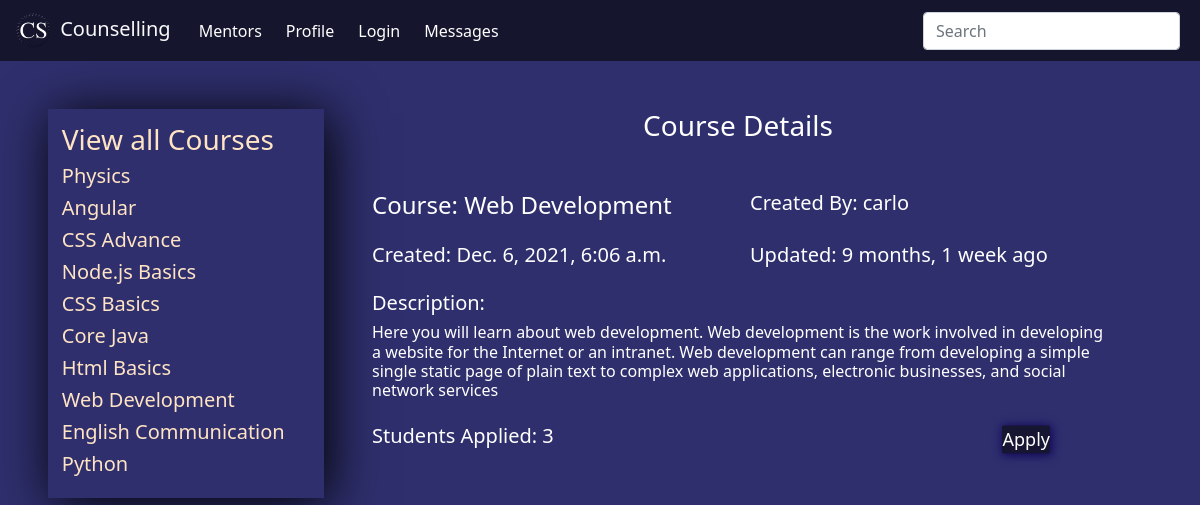
Page /view-course/1/ on the committed database.
### base/models.py (models this page shows)
class course(models.Model):
    user = models.ForeignKey(User, on_delete=models.SET_NULL, null=True)
    course_name = models.CharField(max_length=100)
    course_description = models.TextField(null=True)
    course_isactive = models.BooleanField(default=True)
    course_created = models.DateTimeField(default=now)
    course_updated = models.DateTimeField(auto_now=True)
    class Meta:
        ordering = ["-course_updated", "-course_created"]
    def __str__(self):
        return str(self.course_name)

### base/views.py (the view)
# urls.py: path("view-course/<str:pk>/", views.viewCourse, name="view-course"),
def viewCourse(request, pk):
    courses = course.objects.all()
    mentors = User.objects.filter(groups=1)
    user = request.user
    if user.is_superuser:
        students = User.objects.filter(groups=2)
    else:
        followers = follower.objects.filter(mentor=user)
        students = []
        for i in followers:
            stu = User.objects.get(username=i.student)
            students.append(stu)
    data = course.objects.get(id=pk)
    applied_count = applyforcourse.objects.filter(course_id=data)
    applied_course1 = applyforcourse.objects.filter(course_id=data)
    print(applied_course1)
    count = 0
    if len(applied_count) > 0:
        count = len(applied_count)
    try:
        applied_course = applyforcourse.objects.get(course_id=data, user=request.user)
        context = {
            "courses": courses,
            "mentors": mentors,
            "students": students,
            "data": data,
            "applycount": count,
            "appliedcourses": applied_course,
            "appliedcourses1": applied_course1,
        }
    except:
        context = {
            "courses": courses,
            "mentors": mentors,
            "students": students,
            "data": data,
            "applycount": count,
            "appliedcourses1": applied_course1,
        }
    return render(request, "coursedetails.html", context)

### base/models.py (called while the page is built)
    def __str__(self):
        val = f"{self.user} applied for {self.course_id}"
        return str(val)

### templates/coursedetails.html (shortened to what this page needs)
{% extends 'main.html' %}
{% block content %}
<div class="container-dash mt-5 mx-5">
    {% include 'managepage.html' %}
    <div class="dashboard mx-5">
        <h3 class="text-center mb-4">Course Details</h3>
        <div class="row pt-4">
            <div class="col mb-3">
                <h4>Course: {{data.course_name}}</h4>
            </div>
            <div class="col mb-3">
                <h5>Created By: {{data.user}}</h5>
            </div>
        </div>
        <div class="row">
            <div class="col mb-3">
                <h5>Created: {{data.course_created}}</h5>
            </div>
            <div class="col mb-3">
                <h5>Updated: {{data.course_updated|timesince}} ago</h5>
            </div>
        </div>
        <div class="row">
            <div class="col mb-3">
                <h5>Description:</h5>
                <h6>{{data.course_description}}</h6>
            </div>
        </div>
        <div class="row">
            <div class="col">
                <h5>Students Applied: {{applycount}}</h5>
            </div>
            {% if not request.user.is_staff and not request.user.is_superuser %}
            <div class="col-2">
                {% if appliedcourses != None %}
                <div class="login-inp">
                    <input type="button" value="Applied" readonly>
                </div>
                {% else %}
                <form action="{% url 'apply-course' %}" method="POST">
                <div class="login-inp">
                    <input type="submit" value="Apply">
                </div>
                </form>
                {% endif %}
            </div>
            {% elif request.user == data.user or request.user.is_superuser %}
            <div class="col-2">
                <div class="login-inp">
                    <a href="{% url 'edit-course' data.id %}" id="edit-btn">Edit</a>
                </div>
            </div>
            {% endif %}
        </div>
    </div>
</div>
{% endblock content %}

### templates/managepage.html (shortened to what this page needs)
{% if request.user.is_superuser or request.user.is_staff %}
    <div class="manage">
        <a href="{% url 'course' %}">
        {% if request.user.is_superuser %}
            <h3>Manage Courses ({{courses.count}})</h3>
        {% else %}
            <h3>All Courses</h3>
        {% endif %}
        </a>
        {% if request.user.is_superuser %}
            {% for course in courses|slice:":4" %}
            {% if request.user == course.user or request.user.is_superuser %}
            {% if course.course_isactive == True %}
            <a href="{% url 'view-course' course.id %}">
            <h5>{{course.course_name}}</h5>
            </a>
            {% endif %}
            {% endif %}
            {% endfor %}
        {% else %}
            {% for course in courses %}
            {% if request.user == course.user or request.user.is_superuser %}
            {% if course.course_isactive == True %}
            <a href="{% url 'view-course' course.id %}">
            <h5>{{course.course_name}}</h5>
            </a>
            {% endif %}
            {% endif %}
            {% endfor %}
        {% endif %}
        {% if not request.user.is_superuser %}
        {% else %}
        <hr>
        <a href="{% url 'mentors' %}">
        <h3>Manage Mentors ({{mentors.count}})</h3>
        </a>
        {% for mentor in mentors|slice:":4" %}
        <a href="{% url 'view-profile' mentor.id %}">
        <h5>{{mentor.username}}</h5>
        </a>
        {% endfor %}
        {% endif %}
        <hr>
        <a href="{% url 'students' %}">
        {% if request.user.is_superuser %}
        <h3>Manage Students ({{students.count}})</h3>
        {% else %}
        <h3>Manage Students</h3>
        {% endif %}
        </a>
        {% for student in students|slice:":4" %}
        <a href="{% url 'view-profile' student.id %}">
        <h5>{{student.username}}</h5>
        </a>
        {% endfor %}
    </div>
    {% else %}
    <div class="manage">
        <a href="{% url 'course' %}">
            <h3>View all Courses</h3>
        </a>
        {% for course in courses|slice:":15" %}
        {% if course.course_isactive == True %}
        <a href="{% url 'view-course' course.id %}">
        <h5>{{course.course_name}}</h5>
        </a>
        {% endif %}
        {% endfor %}
    </div>
{% endif %}

### static/main.css (style rules this page uses)
body { color: white; background-color: rgb(47, 47, 110); }
.login-inp input { margin-top: 2%; font-size: large; box-shadow: 1px 1px 10px 1px rgb(17, 4, 90); transform: translateY(-2%); border: none; margin-right: 1%; border-radius: 4%; padding: 0.5%; background-color: rgb(22, 22, 51); color: white; }
.container-dash { display: grid; grid-template-columns: 1fr 3fr; }

### templates/managepage.html (style rules this page uses)
.manage a { text-decoration: none; color: bisque; }
.manage { max-height: 650px; padding: 5%; box-shadow: 5px 5px 50px black; margin-bottom: 2%; }

### rows in the picture
course: course_name "Physics"
course: course_name "Angular"
course: course_name "CSS Advance"
course: course_name "Node.js Basics"
course: course_name "CSS Basics"
course: course_name "Core Java"
course: course_name "Html Basics"
course: course_name "Web Development", user "carlo", course_created "Dec. 6, 2021, 6:06 a.m.", course_updated "9 months, 1 week", course_description "Here you will learn about web development. Web development is the work involved in developing a website for the Internet or an intranet. Web development can range from developing a simple single static page of plain text to complex web applications, electronic businesses, and social network services"
course: course_name "English Communication"
course: course_name "Python"

### other values in the picture
{{ applycount }} "3"
